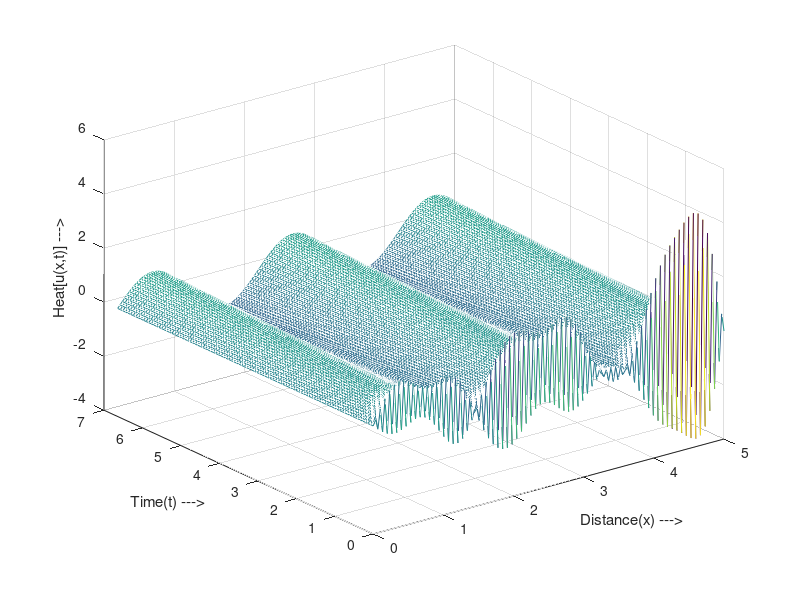

Here is the MATLAB script that generated this plot:
clear all;
%Initialising variables
alp = 0.62; %alpha = k(delta(t))/(delta(x)^2)
N = 150; %No. of space parts
M = 100; %No. of time parts

x = zeros(1,N);
t = zeros(1,M);
a = 0; %Spatial coordinates
b = 5;
x(1) = a;
time = 10;

%Building x-vector 
for i=1:N-1
    x(i+1) = x(i) + (b-a)/(N-1);
end

%Building t-vector 
for i=1:M-1
    t(i+1) = t(i) + time/(N-1);
end

u = sin(pi*x);
U = zeros(M,N); %M-rows (temporal-component) and N-columns (spatial component)
U(M,:) = u;
for j=1:M-1
    for i=2:N-1
        U(M-j,i) = U(M-j+1,i) + alp*(U(M-j+1,i+1) + U(M-j+1,i-1) - 2*U(M-j+1,i));
    end
end

mesh(x,t,U)
xlabel("Distance(x) --->")
ylabel("Time(t) --->")
zlabel("Heat[u(x,t)] --->")